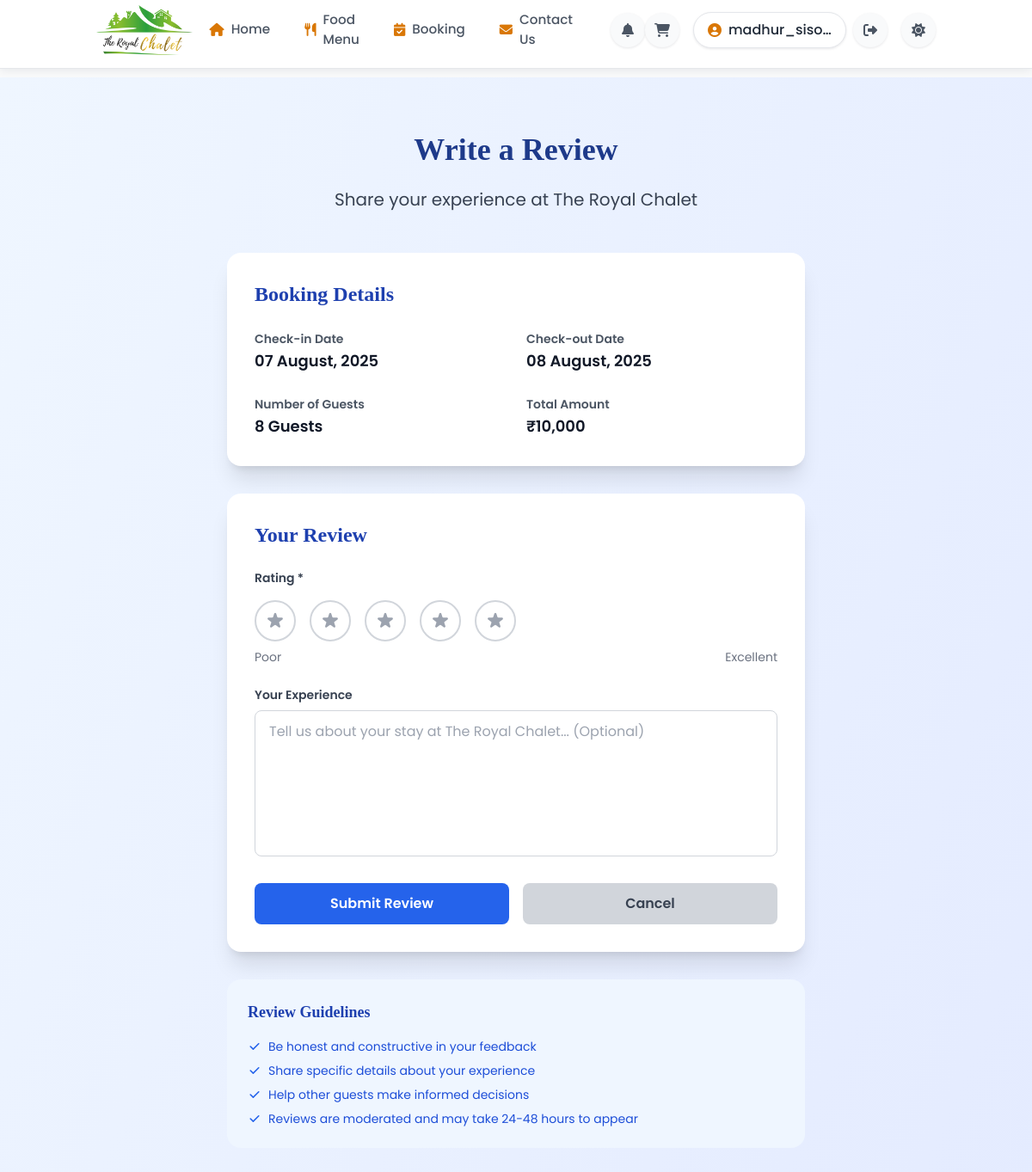
/review/1 (signed in), run on the app's committed database.
### models.py (models this page shows)
class User(UserMixin, db.Model):
    id = db.Column(db.Integer, primary_key=True)
    username = db.Column(db.String(80), unique=True, nullable=False)
    email = db.Column(db.String(120), unique=True, nullable=False)
    password_hash = db.Column(db.String(128), nullable=False)
    is_admin = db.Column(db.Boolean, default=False)
    phone = db.Column(db.String(15))
    address = db.Column(db.Text)
    created_at = db.Column(db.DateTime, default=lambda: datetime.now(timezone.utc))
    last_login = db.Column(db.DateTime)
    bookings = db.relationship('Booking', backref='user', lazy=True)
    orders = db.relationship('FoodOrder', backref='user', lazy=True)
    reviews = db.relationship('Review', backref='user', lazy=True)

class Booking(db.Model):
    id = db.Column(db.Integer, primary_key=True)
    booking_uid = db.Column('booking_id', db.String(50), unique=True, nullable=True)
    user_name = db.Column(db.String(100), nullable=True)
    email = db.Column(db.String(120), nullable=True)
    phone = db.Column(db.String(20), nullable=True)
    address = db.Column(db.Text, nullable=True)
    user_id = db.Column(db.Integer, db.ForeignKey('user.id'), nullable=True)  # Allow null for guest bookings
    check_in = db.Column(db.Date, nullable=False)
    check_out = db.Column(db.Date, nullable=False)
    guests = db.Column(db.Integer, default=1)
    adults = db.Column(db.Integer, default=1)
    children = db.Column(db.Integer, default=0)
    villa_type = db.Column(db.String(50), default='Standard Villa')
    meal_plan = db.Column(db.String(50), nullable=True)
    amenities = db.Column(db.Text, nullable=True)  # Stored as JSON string
    base_price = db.Column(db.Integer, nullable=True)
    meal_cost = db.Column(db.Integer, nullable=True, default=0)
    amenities_cost = db.Column(db.Integer, nullable=True, default=0)
    subtotal = db.Column(db.Integer, nullable=True)
    gst = db.Column(db.Integer, nullable=True, default=0)
    total_price = db.Column(db.Integer, nullable=False)
    status = db.Column(db.String(20), default='pending')  # pending, confirmed, cancelled, completed
    payment_status = db.Column(db.String(20), default='pending')  # pending, paid, refunded
    special_requests = db.Column(db.Text)
    booking_date = db.Column(db.DateTime, nullable=True)
    created_at = db.Column(db.DateTime, default=lambda: datetime.now(timezone.utc))
    updated_at = db.Column(db.DateTime, default=lambda: datetime.now(timezone.utc), onupdate=lambda: datetime.now(timezone.utc))
    order = db.relationship('FoodOrder', backref='booking', lazy=True)
    payment = db.relationship('Payment', backref='booking', uselist=False, lazy=True)
    coupon_id = db.Column(db.Integer, db.ForeignKey('coupon.id'), nullable=True)
    coupon = db.relationship('Coupon', backref='bookings', lazy=True)

### app.py (the view, shortened to what this page needs)
@app.route('/review/<int:booking_id>', methods=['GET', 'POST'])
@login_required
def review(booking_id):
    booking = Booking.query.get_or_404(booking_id)
    if booking.user_id != current_user.id:
        abort(403)
    return render_template('review.html', booking=booking)

### app.py (called while the page is built)
@app.context_processor
def inject_now():
    return {'now': datetime.now()}

@app.template_filter('format_time')
def format_time(value):
    try:
        if ':' in value:
            hours, minutes = map(int, value.split(':'))
            period = 'AM' if hours < 12 else 'PM'
            hours = hours % 12
            if hours == 0:
                hours = 12
            return f"{hours}:{minutes:02d} {period}"
        return value
    except (ValueError, AttributeError):
        return value

@app.context_processor
def inject_settings():
    settings = {}
    try:
        for setting in VillaSettings.query.all():
            settings[setting.setting_key] = setting.setting_value
    except:
        pass
    return {'villa_settings': settings}

@login_manager.user_loader
def load_user(user_id):
    return User.query.get(int(user_id))

@app.after_request
def add_header(response):
    if 'Cache-Control' not in response.headers:
        response.headers['Cache-Control'] = 'public, max-age=31536000'
    return response

### templates/review.html (shortened to what this page needs)
{% extends 'base.html' %}
{% block content %}
<div class="min-h-screen bg-gradient-to-br from-blue-50 to-indigo-100">
  <div class="container mx-auto py-16 px-4">
    <div class="max-w-2xl mx-auto">
      <div class="text-center mb-12">
        <h1 class="text-4xl font-bold mb-6 text-blue-900">Write a Review</h1>
        <p class="text-xl text-gray-700">Share your experience at The Royal Chalet</p>
      </div>
      <div class="bg-white rounded-2xl shadow-xl p-8 mb-8">
        <h2 class="text-2xl font-bold mb-6 text-blue-800">Booking Details</h2>
        <div class="grid grid-cols-1 md:grid-cols-2 gap-6">
          <div>
            <span class="text-sm font-semibold text-gray-600">Check-in Date</span>
            <p class="text-lg font-semibold text-gray-900">{{ booking.check_in.strftime('%d %B, %Y') }}</p>
          </div>
          <div>
            <span class="text-sm font-semibold text-gray-600">Check-out Date</span>
            <p class="text-lg font-semibold text-gray-900">{{ booking.check_out.strftime('%d %B, %Y') }}</p>
          </div>
          <div>
            <span class="text-sm font-semibold text-gray-600">Number of Guests</span>
            <p class="text-lg font-semibold text-gray-900">{{ booking.guests }} Guest{{ 's' if booking.guests > 1 else '' }}</p>
          </div>
          <div>
            <span class="text-sm font-semibold text-gray-600">Total Amount</span>
            <p class="text-lg font-semibold text-gray-900">₹{{ "{:,}".format(booking.total_price) }}</p>
          </div>
        </div>
      </div>
      <div class="bg-white rounded-2xl shadow-xl p-8">
        <h2 class="text-2xl font-bold mb-6 text-blue-800">Your Review</h2>
        <form method="POST" class="space-y-6">
          <div>
            <label class="block text-sm font-semibold text-gray-700 mb-4">Rating *</label>
            <div class="flex space-x-4">
              {% for i in range(1, 6) %}
              <label class="flex items-center">
                <div class="w-12 h-12 border-2 border-gray-300 rounded-full flex items-center justify-center cursor-pointer hover:border-yellow-400 transition-colors duration-200 rating-star" data-rating="{{ i }}">
                </div>
              </label>
              {% endfor %}
            </div>
            <div class="flex justify-between text-sm text-gray-500 mt-2">
              <span>Poor</span>
              <span>Excellent</span>
            </div>
          </div>
          <div>
            <label for="comment" class="block text-sm font-semibold text-gray-700 mb-2">Your Experience</label>
            <textarea id="comment" name="comment" rows="6"
                      class="w-full px-4 py-3 border border-gray-300 rounded-lg focus:ring-2 focus:ring-blue-500 focus:border-transparent resize-none"
                      placeholder="Tell us about your stay at The Royal Chalet... (Optional)"></textarea>
          </div>
          <div class="flex space-x-4">
            <button type="submit"
                    class="flex-1 bg-blue-600 hover:bg-blue-700 text-white font-semibold py-3 px-6 rounded-lg transition-all duration-300 transform hover:scale-105">
              Submit Review
            </button>
            <a href="{{ url_for('profile') }}"
               class="flex-1 bg-gray-300 hover:bg-gray-400 text-gray-700 font-semibold py-3 px-6 rounded-lg transition-all duration-300 transform hover:scale-105 text-center">
              Cancel
            </a>
          </div>
        </form>
      </div>
      <div class="bg-blue-50 rounded-2xl p-6 mt-8">
        <h3 class="text-lg font-semibold text-blue-800 mb-4">Review Guidelines</h3>
        <ul class="space-y-2 text-sm text-blue-700">
          <li class="flex items-start">
            <svg class="w-4 h-4 mr-2 mt-0.5 text-blue-600" fill="currentColor" viewBox="0 0 20 20">
              <path fill-rule="evenodd" d="M16.707 5.293a1 1 0 010 1.414l-8 8a1 1 0 01-1.414 0l-4-4a1 1 0 011.414-1.414L8 12.586l7.293-7.293a1 1 0 011.414 0z" clip-rule="evenodd"></path>
            </svg>
            Be honest and constructive in your feedback
          </li>
          <li class="flex items-start">
            <svg class="w-4 h-4 mr-2 mt-0.5 text-blue-600" fill="currentColor" viewBox="0 0 20 20">
              <path fill-rule="evenodd" d="M16.707 5.293a1 1 0 010 1.414l-8 8a1 1 0 01-1.414 0l-4-4a1 1 0 011.414-1.414L8 12.586l7.293-7.293a1 1 0 011.414 0z" clip-rule="evenodd"></path>
            </svg>
            Share specific details about your experience
          </li>
          <li class="flex items-start">
            <svg class="w-4 h-4 mr-2 mt-0.5 text-blue-600" fill="currentColor" viewBox="0 0 20 20">
              <path fill-rule="evenodd" d="M16.707 5.293a1 1 0 010 1.414l-8 8a1 1 0 01-1.414 0l-4-4a1 1 0 011.414-1.414L8 12.586l7.293-7.293a1 1 0 011.414 0z" clip-rule="evenodd"></path>
            </svg>
            Help other guests make informed decisions
          </li>
          <li class="flex items-start">
            <svg class="w-4 h-4 mr-2 mt-0.5 text-blue-600" fill="currentColor" viewBox="0 0 20 20">
              <path fill-rule="evenodd" d="M16.707 5.293a1 1 0 010 1.414l-8 8a1 1 0 01-1.414 0l-4-4a1 1 0 011.414-1.414L8 12.586l7.293-7.293a1 1 0 011.414 0z" clip-rule="evenodd"></path>
            </svg>
            Reviews are moderated and may take 24-48 hours to appear
          </li>
        </ul>
      </div>
    </div>
  </div>
</div>
{% endblock %}

### templates/base.html (shortened to what this page needs)
<!DOCTYPE html>
<html lang="en">
<head>
    <script src="https://cdn.tailwindcss.com"></script>
    <link rel="stylesheet" href="{{ url_for('static', filename='css/styles.min.css') }}">
    <link rel="stylesheet" href="https://unpkg.com/aos@2.3.1/dist/aos.css" />
    <link rel="stylesheet" href="https://cdnjs.cloudflare.com/ajax/libs/font-awesome/6.4.0/css/all.min.css">
</head>
<body class="bg-gray-50 dark:bg-gray-900 text-gray-800 dark:text-gray-200 min-h-screen flex flex-col transition-colors duration-300">
    <nav class="bg-white dark:bg-gray-900 fixed w-full top-0 z-[1000] transition-all duration-300 border-b border-gray-200 dark:border-gray-800 header-nav">
      <div class="container mx-auto px-4 md:px-6">
        <div class="flex justify-between items-center h-full">
          <a href="{{ url_for('index') }}" class="flex items-center">
            <div class="logo-container">
              <img src="{{ url_for('static', filename='Rc.png') }}"
                 alt="Royal Chalet Logo"
                 class="h-full w-auto object-contain">
            </div>
          </a>
          <div class="hidden lg:flex items-center">
            <div class="flex">
              <a href="{{ url_for('index') }}" class="nav-item flex items-center {% if request.path == url_for('index') %}active{% endif %}">
                <i class="fas fa-home mr-2 text-amber-600"></i>Home
              </a>
              <a href="{{ url_for('menu') }}" class="nav-item flex items-center {% if request.path == url_for('menu') %}active{% endif %}">
                <i class="fas fa-utensils mr-2 text-amber-600"></i>Food Menu
              </a>
              <a href="{{ url_for('booking') }}" class="nav-item flex items-center {% if request.path == url_for('booking') %}active{% endif %}">
                <i class="fas fa-calendar-check mr-2 text-amber-600"></i>Booking
              </a>
              <a href="{{ url_for('contact') }}" class="nav-item flex items-center {% if request.path == url_for('contact') %}active{% endif %}">
                <i class="fas fa-envelope mr-2 text-amber-600"></i>Contact Us
              </a>
            </div>
            <div class="ml-6 flex items-center">
              <a href="{{ url_for('notifications_page') }}" class="icon-button relative {% if request.path == url_for('notifications_page') %}bg-amber-100 text-amber-600{% endif %}">
                <i class="fas fa-bell"></i>
                {% set unread_count = current_user.notifications|selectattr('is_read', 'equalto', false)|list|length if current_user.is_authenticated else 0 %}
              </a>
              <a href="{{ url_for('cart') }}" class="icon-button relative {% if request.path == url_for('cart') %}bg-amber-100 text-amber-600{% endif %}">
                <i class="fas fa-shopping-cart"></i>
              </a>
              {% if current_user.is_authenticated %}
                <div class="flex items-center ml-4">
                  <a href="{{ url_for('profile') }}" class="profile-button">
                    <i class="fas fa-user-circle text-amber-600 mr-2"></i>
                    <span class="max-w-[120px] truncate font-medium">{{ current_user.username }}</span>
                  </a>
                  <a href="{{ url_for('logout') }}" class="icon-button ml-2" title="Logout">
                    <i class="fas fa-sign-out-alt"></i>
                  </a>
                </div>
              {% endif %}
              <button id="theme-toggle" class="icon-button ml-4" title="Toggle Dark Mode">
                <i class="fas fa-sun dark:hidden"></i>
              </button>
            </div>
          </div>
        </div>
      </div>
                {% set unread_count = current_user.notifications|selectattr('is_read', 'equalto', false)|list|length if current_user.is_authenticated else 0 %}
    </nav>
    <div class="content-wrapper">
    <main class="flex-grow pb-20 md:pb-0">
      {% block content %}{% endblock %}
    </main>
    </div>
</body>
</html>

### templates/base.html (style rules this page uses)
body { font-family: 'Poppins', 'Open Sans', 'sans-serif'; font-size: 16px; line-height: 1.6; color: #333; }
h1, h2, h3, h4, h5, h6 { font-family: 'Playfair Display', serif; font-weight: 600; line-height: 1.3; }
h1 { font-size: 2.5rem; }
h2 { font-size: 2rem; }
h3 { font-size: 1.75rem; }
p { margin-bottom: 1rem; }
.content-wrapper { padding-top: 90px; }

### data on the page
User: username "madhur_siso…"
Booking: check_in "07 August, 2025", check_out "08 August, 2025", guests "8", guests "s", total_price "10,000"
